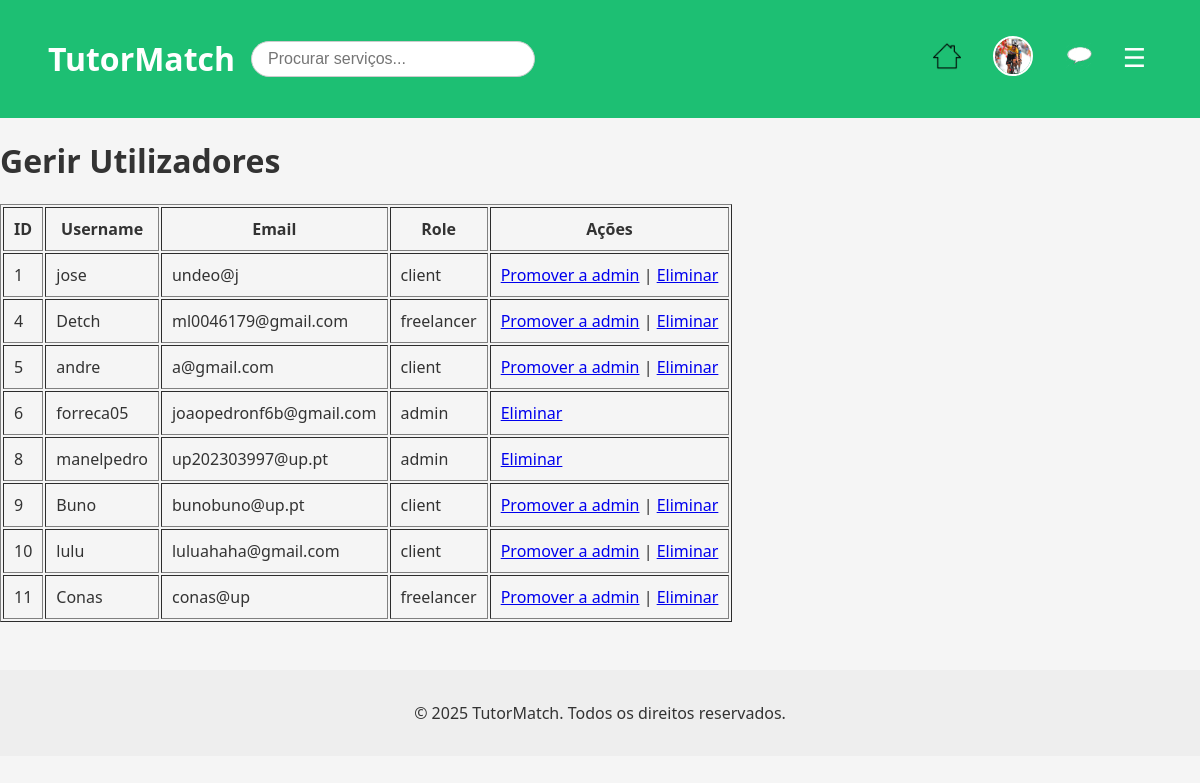
The page /pages/manage_users.php (signed in) on the database as committed earlier.
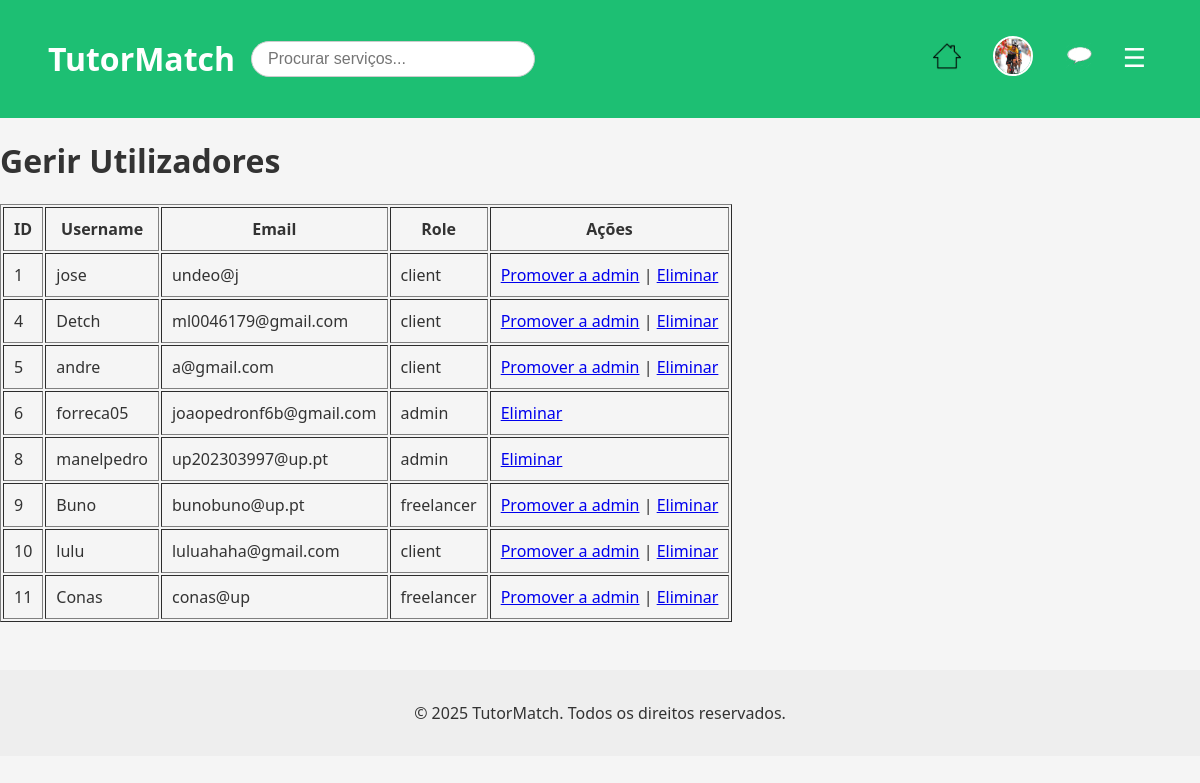
The same page on the database as committed later.
### tables this page shows
CREATE TABLE users (
            id INTEGER PRIMARY KEY AUTOINCREMENT,
            username TEXT NOT NULL UNIQUE,
            password TEXT NOT NULL,
            email TEXT NOT NULL UNIQUE,
            role TEXT DEFAULT 'client', -- client, freelancer, admin
            name TEXT,
            profile_pic TEXT DEFAULT '../img/default.jpeg' -- Adiciona a coluna profile_pic
        );

### pages/manage_users.php (the view, shortened to what this page needs)
<?php
require_once '../database/db.php';
$stmt = $db->query("SELECT id, username, email, role FROM users");
$users = $stmt->fetchAll();
?>
<?php include_once '../includes/header.php'; ?>
<h1>Gerir Utilizadores</h1>
<table border="1" cellpadding="10">
    <tr>
        <th>ID</th>
        <th>Username</th>
        <th>Email</th>
        <th>Role</th>
        <th>Ações</th>
    </tr>
    <?php foreach ($users as $user): ?>
    <tr>
        <td><?php echo htmlspecialchars($user['id']); ?></td>
        <td><?php echo htmlspecialchars($user['username']); ?></td>
        <td><?php echo htmlspecialchars($user['email']); ?></td>
        <td><?php echo htmlspecialchars($user['role']); ?></td>
        <td>
            <?php if ($user['role'] !== 'admin'): ?>
                <a href="../actions/promote_user.php?id=<?php echo $user['id']; ?>">Promover a admin</a> |
            <?php endif; ?>
            <a href="../actions/delete_user.php?id=<?php echo $user['id']; ?>" onclick="return confirm('Tem a certeza que quer eliminar?')">Eliminar</a>
        </td>
    </tr>
    <?php endforeach; ?>
</table>
<?php include_once '../includes/footer.php'; ?>

### includes/header.php (shortened to what this page needs)
<!DOCTYPE html>
<html lang="pt">
<head>
  <link rel="stylesheet" href="/css/main.css" />
  <link rel="stylesheet" href="/css/navbar.css" />
</head>
<body>
  <header>
  <div class="header-left">
    <h1><a href="/index.php">TutorMatch</a></h1>
    <form id="search-form" action="/pages/search.php" method="GET" autocomplete="off">
      <input type="text" id="search-input" name="q" placeholder="Procurar serviços...">
    </form>
  </div>
  <nav class="navbar">
    <div class="nav-right">
        <?php if (isset($_SESSION['user_id'])): ?>
          <a href="/index.php" class="nav-icon home-icon" title="Início">
            <img src="/img/icons/home-white.png" alt="Início">
          </a>
          <a href="/pages/profile.php" class="profile-pic">
            <img src="<?= $_SESSION['profile_pic'] ?? '/img/default.jpeg' ?>" alt="Perfil">
          </a>
          <a href="/pages/conversations.php" class="nav-icon chat-icon" title="Mensagens">
            <img src="/img/icons/white-balloon.png" alt="Mensagens">
          </a>
          <button id="menu-toggle" class="menu-btn">&#9776;</button>
        <?php else: ?>
          <a href="/pages/login.php">Entrar</a>
          <a href="/pages/register.php">Registrar</a>
        <?php endif; ?>
      </div>
    </nav>
  </header>

### includes/footer.php (shortened to what this page needs)
<footer>
    <p>&copy; 2025 TutorMatch. Todos os direitos reservados.</p>
  </footer>
</body>
</html>

### css/main.css (style rules this page uses)
body { font-family: 'Segoe UI', sans-serif; margin: 0; background-color: #f5f5f5; color: #333; }

### css/navbar.css (style rules this page uses)
.navbar { display: flex; justify-content: space-between; align-items: center; background-color: #1dbf73; padding: 0.5rem 1rem; }
.nav-icon img { width: 28px; height: 28px; }
.nav-right { display: flex; align-items: center; gap: 1rem; position: relative; }
.profile-pic img { width: 36px; height: 36px; border-radius: 50%; object-fit: cover; border: 2px solid white; cursor: pointer; }
.menu-btn { font-size: 26px; background: none; border: none; color: white; cursor: pointer; margin-left: 0.5rem; }
.header-left { display: flex; align-items: center; gap: 1rem; }
#search-form { position: relative; }
#search-input { padding: 0.5rem 1rem; border: 1px solid #ccc; border-radius: 20px; width: 250px; font-size: 1rem; }

### css/layout.css (style rules this page uses)
header { background-color: #1dbf73; padding: 1rem 2rem; color: white; display: flex; justify-content: space-between; align-items: center; }
header a { color: white; text-decoration: none; margin-left: 1rem; }
nav { display: flex; align-items: center; }
footer { margin-top: 3rem; text-align: center; padding: 1rem; background: #eee; }

### css/style.css (style rules this page uses)
body { font-family: 'Segoe UI', sans-serif; margin: 0; background-color: #f5f5f5; color: #333; }
header { background-color: #1dbf73; padding: 1rem 2rem; color: white; display: flex; justify-content: space-between; align-items: center; }
header a { color: white; text-decoration: none; margin-left: 1rem; }
nav { display: flex; align-items: center; }
footer { margin-top: 3rem; text-align: center; padding: 1rem; background: #eee; }

Rows that differ between the two databases and show on the page:
changed users "Detch": role "freelancer" → "client"
changed users "Buno": role "client" → "freelancer"
